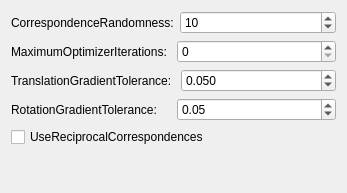
                 <widget class="QWidget" name="scrollAreaWidgetContents">
                  <property name="geometry">
                   <rect>
                    <x>-20</x>
                    <y>-111</y>
                    <width>347</width>
                    <height>193</height>
                   </rect>
                  </property>
                  <layout class="QVBoxLayout" name="verticalLayout_11">
                   <item>
                    <layout class="QHBoxLayout" name="horizontalLayout_10">
                     <item>
                      <widget class="QLabel" name="label_9">
                       <property name="text">
                        <string>CorrespondenceRandomness:</string>
                       </property>
                      </widget>
                     </item>
                     <item>
                      <widget class="QSpinBox" name="spin_k_2">
                       <property name="minimum">
                        <number>1</number>
                       </property>
                       <property name="maximum">
                        <number>99999</number>
                       </property>
                       <property name="value">
                        <number>10</number>
                       </property>
                      </widget>
                     </item>
                    </layout>
                   </item>
                   <item>
                    <layout class="QHBoxLayout" name="horizontalLayout_11">
                     <item>
                      <widget class="QLabel" name="label_10">
                       <property name="text">
                        <string>MaximumOptimizerIterations: </string>
                       </property>
                      </widget>
                     </item>
                     <item>
                      <widget class="QSpinBox" name="spin_max">
                       <property name="maximum">
                        <number>99999</number>
                       </property>
                      </widget>
                     </item>
                    </layout>
                   </item>
                   <item>
                    <layout class="QHBoxLayout" name="horizontalLayout_12">
                     <item>
                      <widget class="QLabel" name="label_11">
                       <property name="text">
                        <string>TranslationGradientTolerance: </string>
                       </property>
                      </widget>
                     </item>
                     <item>
                      <widget class="QDoubleSpinBox" name="dspin_tra_tolerance">
                       <property name="decimals">
                        <number>3</number>
                       </property>
                       <property name="maximum">
                        <double>9999.000000000000000</double>
                       </property>
                       <property name="singleStep">
                        <double>0.010000000000000</double>
                       </property>
                       <property name="value">
                        <double>0.050000000000000</double>
                       </property>
                      </widget>
                     </item>
                    </layout>
                   </item>
                   <item>
                    <layout class="QHBoxLayout" name="horizontalLayout_30">
                     <item>
                      <widget class="QLabel" name="label_12">
                       <property name="text">
                        <string>RotationGradientTolerance: </string>
                       </property>
                      </widget>
                     </item>
                     <item>
                      <widget class="QDoubleSpinBox" name="dspin_rol_tolerance">
                       <property name="maximum">
                        <double>99999.000000000000000</double>
                       </property>
                       <property name="singleStep">
                        <double>0.010000000000000</double>
                       </property>
                       <property name="value">
                        <double>0.050000000000000</double>
                       </property>
                      </widget>
                     </item>
                    </layout>
                   </item>
                   <item>
                    <widget class="QCheckBox" name="check_use_recip_corre">
                     <property name="text">
                      <string>UseReciprocalCorrespondences</string>
                     </property>
                    </widget>
                   </item>
                   <item>
                    <spacer name="verticalSpacer_7">
                     <property name="orientation">
                      <enum>Qt::Vertical</enum>
                     </property>
                     <property name="sizeHint" stdset="0">
                      <size>
                       <width>20</width>
                       <height>6</height>
                      </size>
                     </property>
                    </spacer>
                   </item>
                  </layout>
                 </widget>
